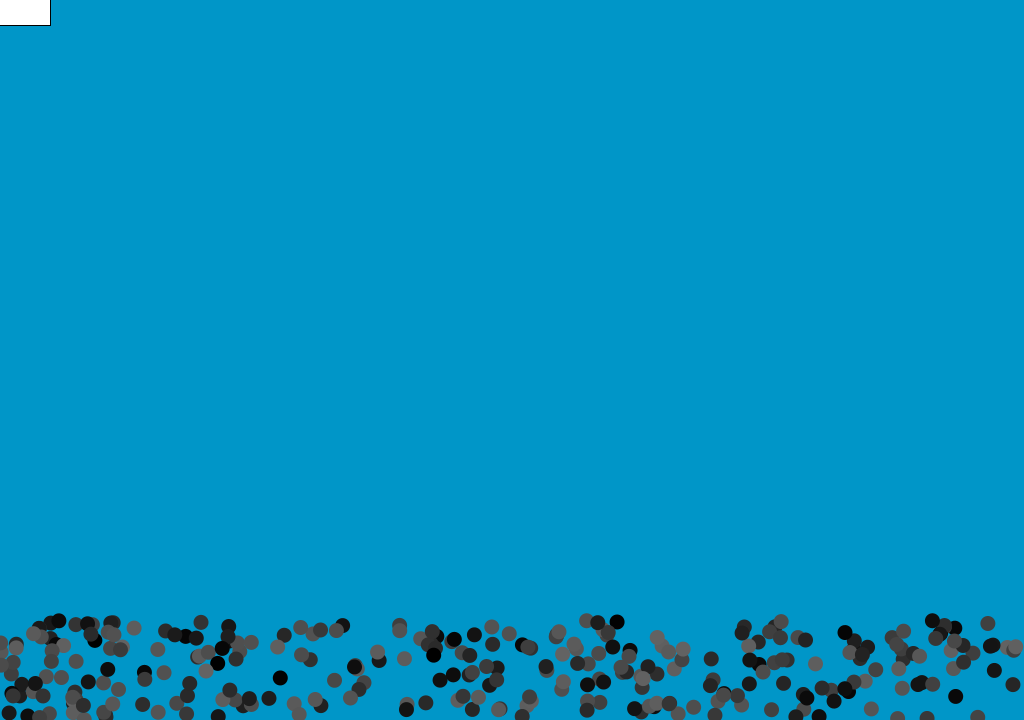
Frame 1 (no input)
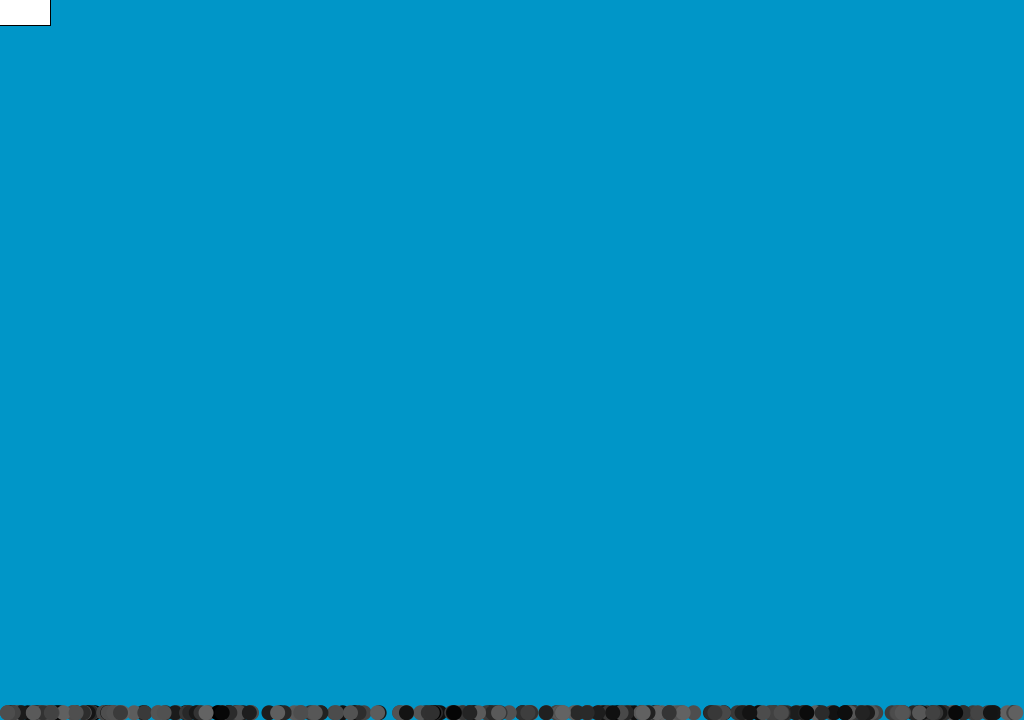
Frame 60 (the mouse pressed at the canvas centre just before this capture)
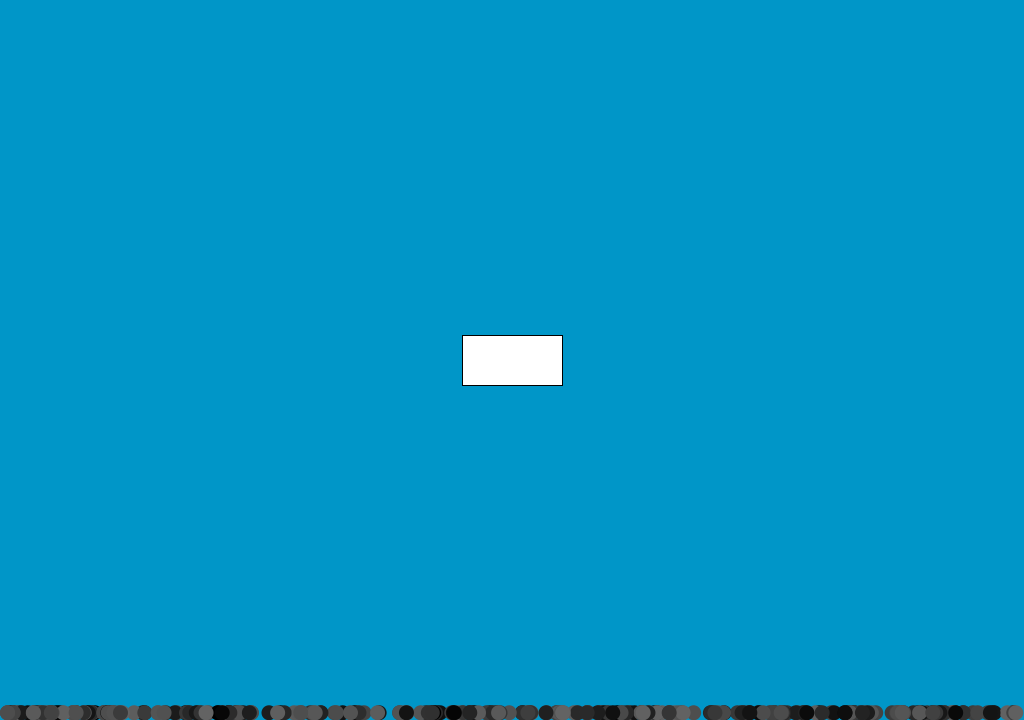
Frame 120 (the mouse held since frame 60 and released just before this capture)

The Processing sketch that drew these frames (run headless with seeded random() and noise(); from frame 60 on, the mouse is pressed at the canvas centre):

// Processing sketch: processing_98838
// ── processing_98838.pde

MetalBall testBall;
MetalBall[] ballz;
Magnet myMagnet;
boolean debug = false;
public int accuracy = 10;
public PVector[][] allPoints;
int ballCount = 300;
boolean gravityMode = true;

void setup() {
  size (1024, 720);
  frameRate(60);
  testBall = new MetalBall(200, 500, 25, color(0, 0, 255));
  ballz = new MetalBall[ballCount];
  myMagnet = new Magnet(100, 50);
  noCursor();

  for (int i=0; i < ballCount; i++) {
    ballz[i] = new MetalBall (random(width), random(height-100, height), 15, color(random(0, 100)));
  }
}

void draw() {
  background(0, 150, 200);
  myMagnet.display(mouseX, mouseY);
  //testBall.display();
  testBall.rectCollision();

  for (int i=0; i < ballCount; i++) {
    ballz[i].display();
    ballz[i].rectCollision();
    testBall.ballCollision(ballz[i]);
    for (int j=0; j < ballCount; j++) {
      ballz[i].ballCollision(ballz[j]);
    }
    ballz[i].move();
  }
  testBall.move();
  //println(gravityMode);
}


void keyPressed() {
  if (key == 'g' || key == 'G') {
    gravityMode = true;
  }
  if (key == 'h' || key == 'H') {
    gravityMode = false;
  }
}

class Magnet {
  float x, y, w, h;
  float[] pointx;
  float[] pointy;


  Magnet (float cw, float ch) {
    w = cw;
    h = ch;
    pointx = new float[accuracy + 1];
    pointy = new float[accuracy + 1];
    allPoints = new PVector[accuracy + 1][accuracy + 1];
  }

  void display(float cx, float cy) {
    x = cx;
    y = cy;
    rectMode(CENTER);
    fill(255);
    stroke(0);
    rect(x, y, w, h);


    for (int i=0; i <= accuracy; i++) {
      pointx[i] = int(x-w/2) + i*(w/accuracy);          //x value of points
      //println(pointx[i]);
    }
    for (int j=0; j <= accuracy; j++) {
      pointy[j] = int(y-h/2) + j*(h/accuracy);          //y value of points
      //println(pointy[j]);
    }

    for (int i=0; i <= accuracy; i++) {                  //Array of PVectors with each Checkpoint
      for (int j=0; j <= accuracy; j++) {
        allPoints[i][j] = new PVector(pointx[i], pointy[j]);
        if (debug == true) {
          stroke(255, 0, 0);
          point(allPoints[i][j].x, allPoints[i][j].y);        //draw points
          stroke(0);
        }
      }
    }
  }
}

class MetalBall {
  float x, y, d, r, xspeed, yspeed, xpull, ypull, z, right, left, top, bottom, oldx, oldy;
  boolean magnetized, movingRight, movingLeft, movingUp, movingDown, touching, collidedBall;
  color c;
  int touched;

  MetalBall (float cx, float cy, float cd, color cc) {
    x = cx;
    y = cy;
    d = cd;
    r = cd/2;
    c = cc;
  }

  void display() {
    ////////////draw//////////
    pushMatrix();
    translate(x, y);          //new layer plane with the translation of x and y; rotation of z
    z = degrees(atan2(-mouseX + x, mouseY - y));
    rotate(radians(z+90));
    //xspeed = ((dist(x, y, mouseX, mouseY) * cos(radians(z+90)))/100);
    //yspeed = ((dist(x, y, mouseX, mouseY) * sin(radians(z+90)))/100);

    if (dist(x, y, mouseX, mouseY) < 250) {      //check if being pulled
      magnetized = true;
    }
    else {
      magnetized = false;
    }

    if (magnetized == true) {
      xpull = (cos(radians(z+90)))/dist(x, y, mouseX, mouseY) * 40;
      ypull = (sin(radians(z+90)))/dist(x, y, mouseX, mouseY) * 40;
    }
    else {
      if (gravityMode == true) {
        if (movingRight == true) {
          xpull = -.075;
        }
        if (movingLeft == true) {
          xpull = .075;
        }
        ypull = .25;
      }
      if (gravityMode == false) {
        xpull = 0;
        ypull = 0;
      }
    }
    fill (c);
    noStroke();
    ellipse(0, 0, d, d);
    if (debug == true) {
      stroke(255, 0, 0);
      strokeWeight(2);          //line points in direction of acceleration/mouse
      line(r, 0, 75, 0);
    }

    ////////constraints//////

    //bottom//
    if (y + r > height) {
      y = height - r;
      yspeed = 0;

      ///top///
    }
    if (y - r < 0) {
      y = 0 + r;
    }

    //left//
    if (x + r > width) {
      x = width - r;
      xspeed = 0;
    }

    //right//
    if (x - r < 0) {
      x = 0 + r;
      xspeed = 0;
    }

    ////////update values///////
    right = x + r;
    left = x - r;
    top = y - r;
    bottom = y + r;
    popMatrix();





    ///////Gravity Version 1//////////
    //    translate(x, y);          //new layer plane with the translation of x and y; rotation of z
    //    z = degrees(atan2(-mouseX + x, mouseY - y));
    //    rotate(radians(z+90));
    //    xspeed = ((dist(x, y, mouseX, mouseY) * cos(radians(z+90)))/100) + xpull;
    //    yspeed = ((dist(x, y, mouseX, mouseY) * sin(radians(z+90)))/100) + ypull;
    //    xpull = (dist(x, y, mouseX, mouseY) * cos(radians(z+90)))/10;
    //    ypull = (dist(x, y, mouseX, mouseY) * sin(radians(z+90)))/10;
  }

  void move() {
    oldx = x;
    oldy = y;
    xspeed += xpull;
    yspeed += ypull;
    x += xspeed;
    y += yspeed;
    checkDirection();
  }

  void rectCollision() {
    touched = 0;
    for (int i=0; i <= accuracy; i++) {                 
      for (int j=0; j <= accuracy; j++) {
        if (magnetized == true && dist(x, y, allPoints[i][j].x, allPoints[i][j].y) < r) {
          xspeed = 0;
          yspeed = 0;
          xpull = 0;
          ypull = 0;
          touched+=1;
        }
      }
    }
    if (touched >= 1) {
      touching = true;
    }
    else {
      touching = false;
    }
  }

  void ballCollision(MetalBall X) {
    if (X.touching == true && magnetized == true && dist(x, y, X.x, X.y) < r + X.r) {
      collidedBall = true;
      xspeed = 0;
      yspeed = 0;
      xpull = 0;
      ypull = 0;
    }
  }


  void checkDirection () {
    if (x > oldx) {
      movingRight = true;
      movingLeft = false;
    }
    if (x < oldx) {
      movingRight = false;
      movingLeft = true;
    }
    if (y > oldy) {
      movingDown = true;
      movingUp = false;
    }
    if (y < oldy) {
      movingDown = false;
      movingUp = true;
    }
  }
}
